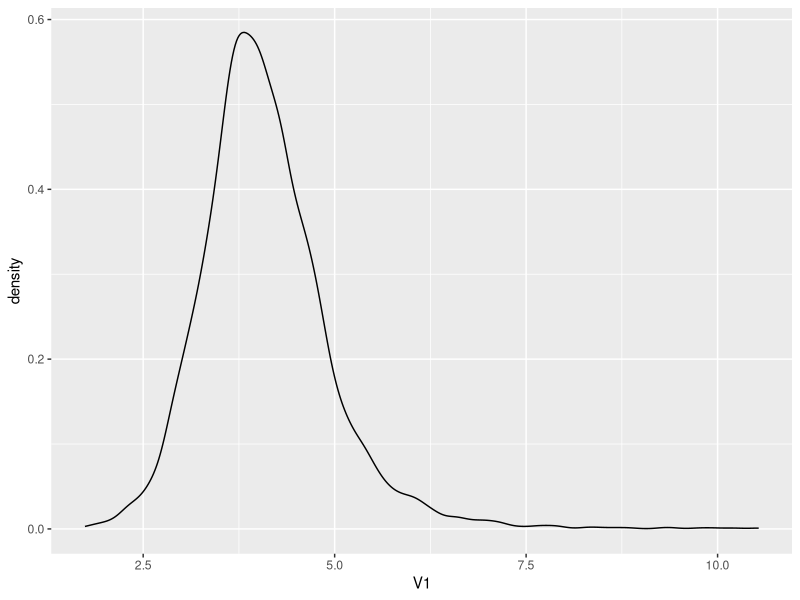
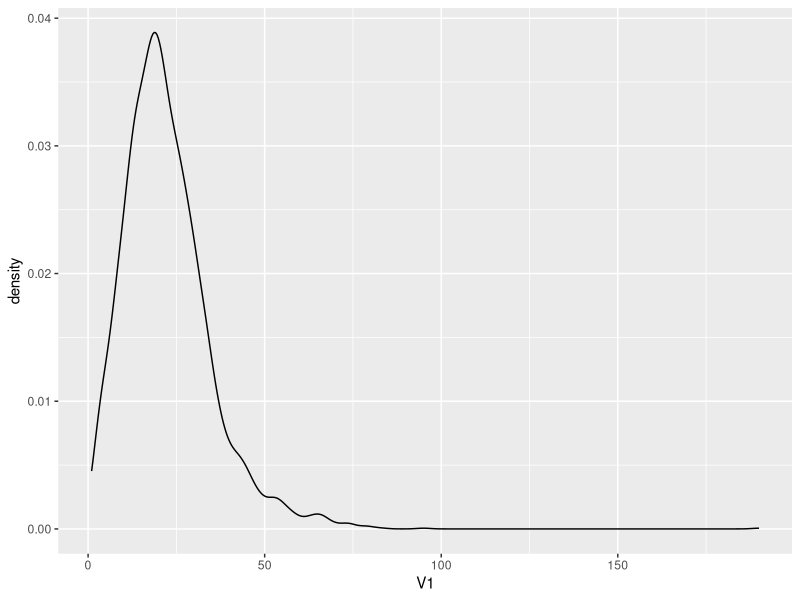

These charts were generated, in order, by the following R code:
require("data.table")
require("ggplot2")

data = fread("wsj_gpt2_CrossEntropy.txt")

p = ggplot(data, aes(x=V1)) + geom_density()

pdf("wsj_gpt2_CrossEntropy_density.pdf", 5, 5)
plot(p)
dev.off()


# Distribution of sentence lengths
d2 = fread("../data/wsj_raw_utf8_lwc.txt")
p = ggplot(d2, aes(x=V1)) + geom_density()
pdf("wsj_lengths_density.pdf", 5, 5)
plot(p)
dev.off()